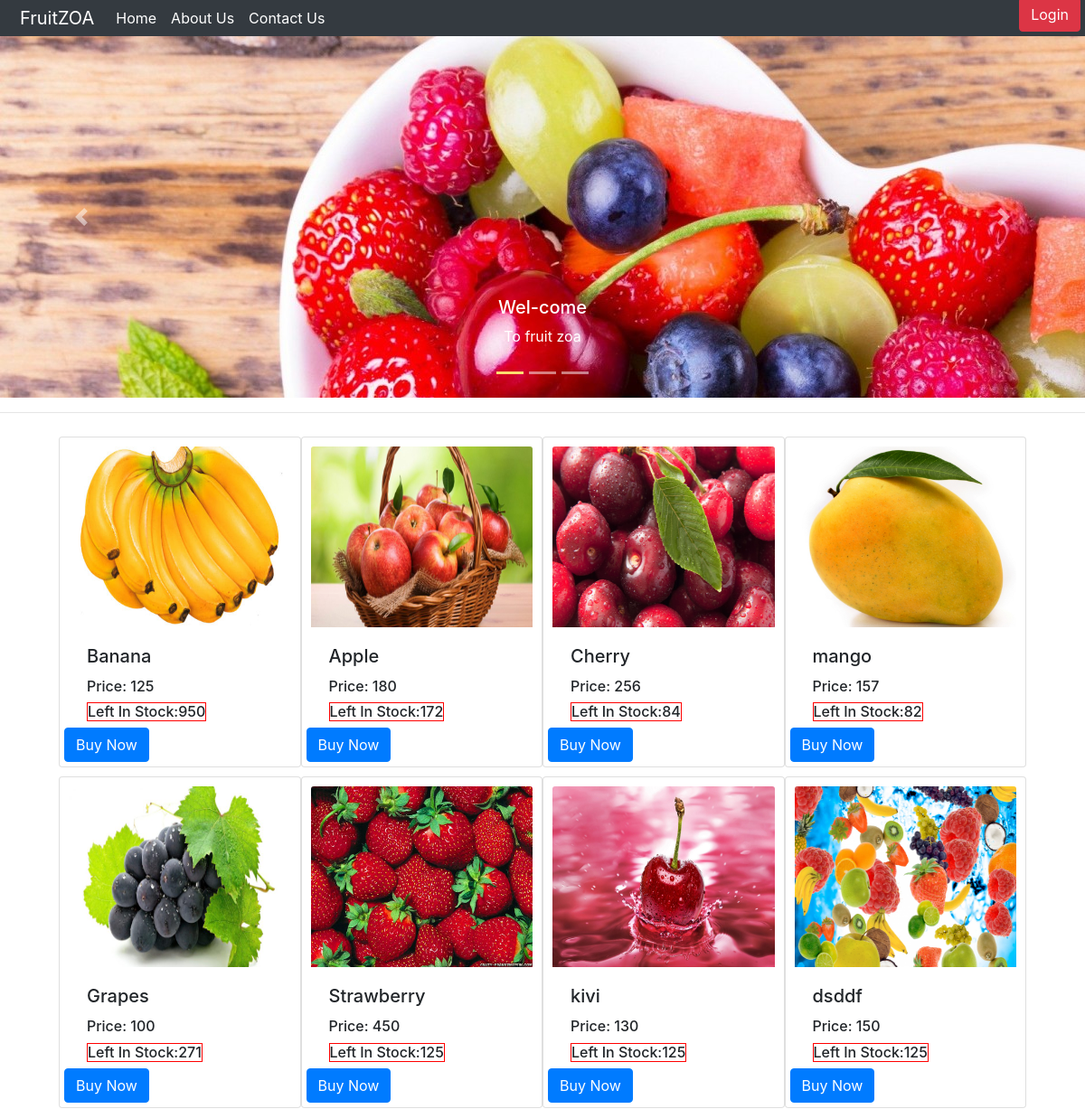
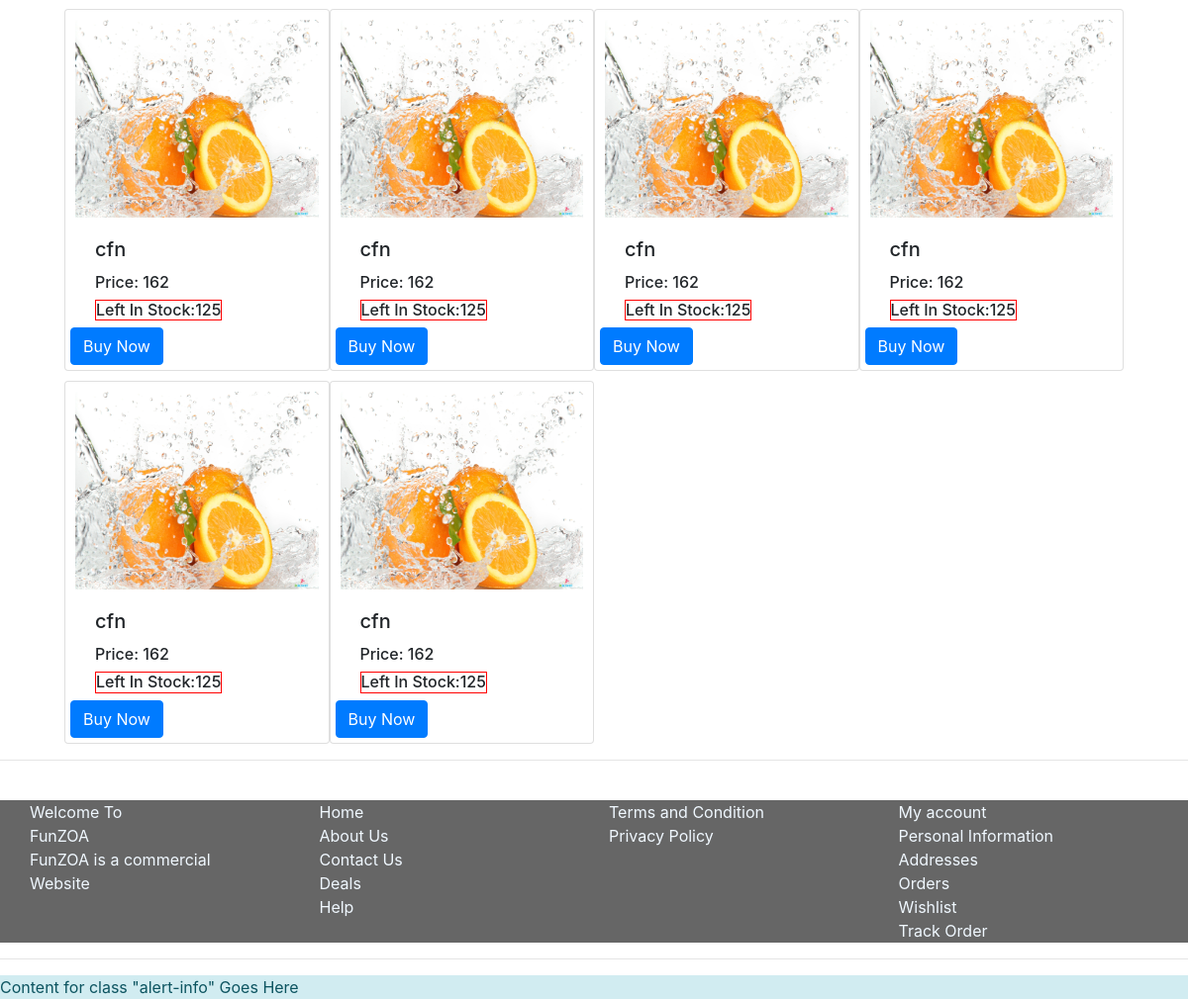
The page / on the database its author committed (2 pictures, top to bottom).
### tables this page shows
CREATE TABLE `fruitdata` (
  `id` int(15) NOT NULL,
  `Name` varchar(50) NOT NULL,
  `Discription` varchar(300) NOT NULL,
  `ImgURl` varchar(100) NOT NULL,
  `Quantity` int(11) NOT NULL,
  `Price` int(6) NOT NULL,
  `pur_price` int(6) NOT NULL,
  `sold_items` int(10) NOT NULL,
  `profit` int(10) NOT NULL
);

### index.php (the view, shortened to what this page needs)
<?php
include("navbar.php");
?>
<!DOCTYPE html>
<html lang="en">
<head>
</head>
<body style="padding-top: 70px">
	<div id="carouselExampleIndicators1" class="carousel slide" data-ride="carousel" style="background:#fcdd6f">
		<ol class="carousel-indicators">
			<li data-target="#carouselExampleIndicators1" style="background:#fcdd6f" data-slide-to="0" class="active"></li>
			<li data-target="#carouselExampleIndicators1" data-slide-to="1"></li>
			<li data-target="#carouselExampleIndicators1" data-slide-to="2"></li>
		</ol>
		<div class="carousel-inner" role="listbox">
			<div class="carousel-item active"> <img class="d-block mx-auto" src="images/back1.jpg" alt="First slide">
				<div class="carousel-caption">
					<h5>Wel-come</h5>
					<p>To fruit zoa</p>
				</div>
			</div>
		</div>
		<a class="carousel-control-prev" href="#carouselExampleIndicators1" role="button" data-slide="prev"> <span class="carousel-control-prev-icon" aria-hidden="true"></span> <span class="sr-only">Previous</span> </a> <a class="carousel-control-next" href="#carouselExampleIndicators1" role="button" data-slide="next"> <span class="carousel-control-next-icon" aria-hidden="true"></span> <span class="sr-only">Next</span> </a> </div>
	<hr>
	<div class="row col-md-11">
		<?php
		require_once( "DB_controller.php" );
		$query = "SELECT * FROM fruitdata";
		$sql = mysqli_query( $link, $query );
		while ( $row = mysqli_fetch_array( $sql ) ) {
				$id = $row[0];
			?>
		<div class="card col-md-3"> <img class="card-img-top" src="<?php echo $row[3];?>" alt="Card image cap">
			<div class="card-body">
				<h5 class="card-title">
					<?php echo $row[1];?>
				</h5>
				<h6 class="card-titles">Price:
					<?php echo $row[5];?>
				</h6>
				<h6 class="card-text">Left In Stock:<?php echo $row[4];?></h6>
				<?php
				if($user != null){
				echo '<a class="btn btn-primary card-title" id="btn" href="buynow.php?link=' . $id . '">Buy Now</a>';
				}
				else{
					echo '<a class="btn btn-primary card-title" id="btn" href="loginpage.php">Buy Now</a>';
				}
				?>
			</div>
		</div>
		<?php
		}
		?>
	</div>
	<hr>
	<br>
	<div class="container-fluid">
		<div class="container col-sm-3">
			Welcome To<br> FunZOA<br> FunZOA is a commercial
			<br> Website
		</div>
		<div class="container col-sm-3">
			Home<br> About Us<br> Contact Us<br> Deals
			<br> Help
			<br>
		</div>
		<div class="container col-sm-3">
			Terms and Condition<br> Privacy Policy
		</div>
		<div class="container col-sm-3">
			My account<br> Personal Information<br> Addresses
			<br> Orders
			<br> Wishlist
			<br> Track Order
		</div>
	</div>
	<hr>
	<footer class="alert-info">Content for class "alert-info" Goes Here</footer>
	</body>
</html>

### navbar.php (shortened to what this page needs)
<html>
<head>
</head>
<link rel="stylesheet" href="https://stackpath.bootstrapcdn.com/bootstrap/4.1.3/css/bootstrap.min.css">
<body>
	<nav class="navbar fixed-top navbar-expand-lg navbar-dark bg-dark"> <a class="navbar-brand" href="index.php">FruitZOA</a>
	  <div class="collapse navbar-collapse" id="navbarSupportedContent1">
		<ul class="navbar-nav mr-auto">
		  <li class="nav-item active"> <a class="nav-link" href="index.php">Home <span class="sr-only">(current)</span></a> </li>
		  <li class="nav-item active"> <a class="nav-link" href="aboutUs.php">About Us <span class="sr-only">(current)</span></a> </li>
		  <li class="nav-item active"> <a class="nav-link" href="ContactUs.php">Contact Us <span class="sr-only">(current)</span></a> </li>
		</ul>
		  <?php
		$user = $_SESSION['login'];
	  ?>
		</div>
			<a href="loginpage.php"><button id="login" class="nav-item btn btn-danger"> Login</button></a>
	</nav>
</body>
</html>

### navbar.php (style rules this page uses)
.navbar { height:40px; padding: 0px; }
.navbar-brand { padding-left: 6px; }
#login { color: white; text-decoration: none; right: 0; float: right; display: block; }

### index.php (style rules this page uses)
.card { padding: 10px; margin-top: 10px; display: inline-block; }
.carousel { margin-top: -30px; margin-bottom: 5px; }
.carousel-item { width: 100%; height: 400px; }
.container-fluid { display: inline-block; background: rgba(0, 0, 0, .6); }
.card-img-top { padding: 0px; height: 200px; }
.card-text { padding: 0px; margin-bottom: 20px; border: 1px solid red; display: inline-block; }
.btn { bottom: 0; margin: 5px; position: absolute; }
#btn { float: left; left: 0; }
.row { position: relative; margin: auto; right: 0; left: 0; }
.container { float: left; color: aliceblue; }

### rows shown on the page
fruitdata: ImgURl (picture), Name "Banana", Price "125", Quantity "950"
fruitdata: ImgURl (picture), Name "Apple", Price "180", Quantity "172"
fruitdata: ImgURl (picture), Name "Cherry", Price "256", Quantity "84"
fruitdata: ImgURl (picture), Name "mango", Price "157", Quantity "82"
fruitdata: ImgURl (picture), Name "Grapes", Price "100", Quantity "271"
fruitdata: ImgURl (picture), Name "Strawberry", Price "450", Quantity "125"
fruitdata: ImgURl (picture), Name "kivi", Price "130", Quantity "125"
fruitdata: ImgURl (picture), Name "dsddf", Price "150", Quantity "125"
fruitdata: ImgURl (picture), Name "cfn", Price "162", Quantity "125"
fruitdata: ImgURl (picture), Name "cfn", Price "162", Quantity "125"
fruitdata: ImgURl (picture), Name "cfn", Price "162", Quantity "125"
fruitdata: ImgURl (picture), Name "cfn", Price "162", Quantity "125"
fruitdata: ImgURl (picture), Name "cfn", Price "162", Quantity "125"
fruitdata: ImgURl (picture), Name "cfn", Price "162", Quantity "125"
